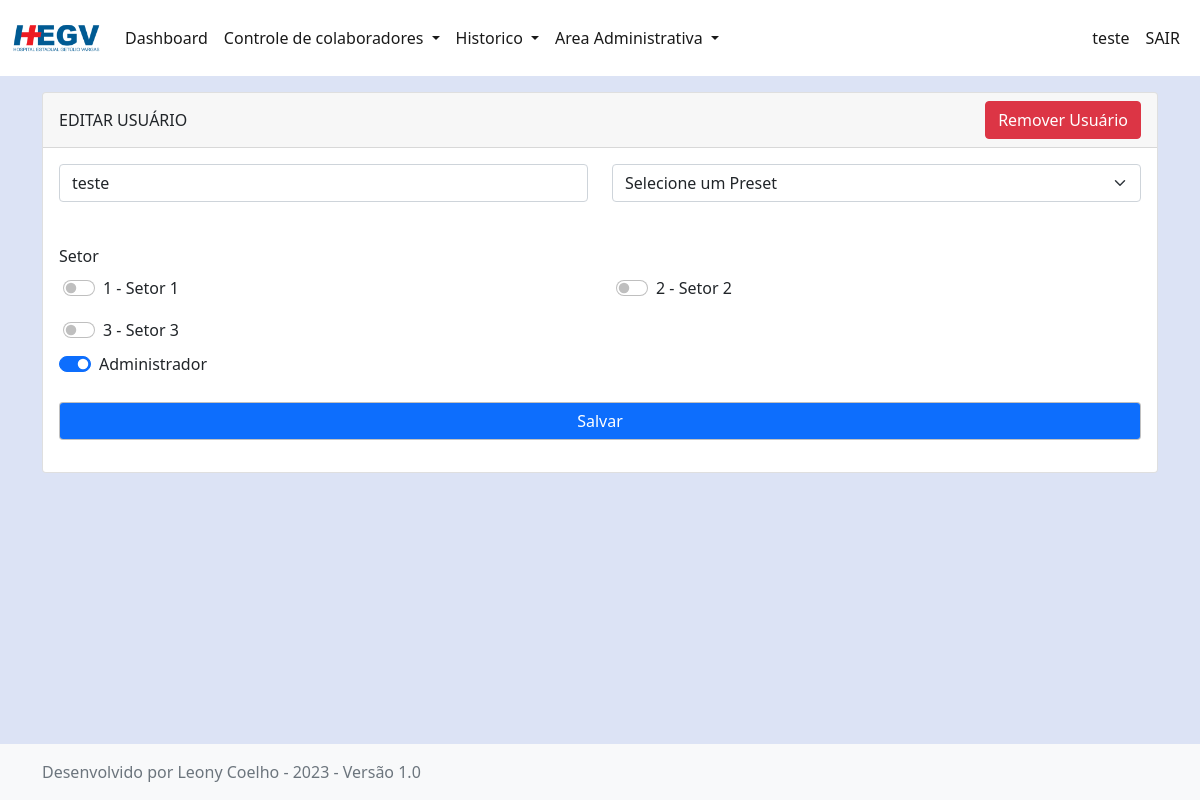
The app's page /users/edit_user/1/ (signed in) with its own data.
### app_efetivos/models.py (models this page shows, shortened)
class Global_Settings(models.Model):
    establishment_title = models.CharField(max_length=50, default='Estabelecimento')
    sector_title = models.CharField(max_length=50, default='Setor')
    subSector_title = models.CharField(max_length=50, default='Subsetor')
    shift_title = models.CharField(max_length=50, default='Turno')
    position_title = models.CharField(max_length=50, default='Cargo')
    status_title = models.CharField(max_length=50, default='Status')
    theme = models.ManyToManyField(Theme)
    logo_image =  models.ImageField(upload_to='logos/uploaded_logo', default='logos/logo.png')
    bg_image =  models.ImageField(upload_to='bgs/uploaded_bgs', default='bgs/bg.png')
    institution_name = models.CharField(max_length=60, default='Sua Empresa')

class CustomUser(models.Model):
    user = models.OneToOneField(User, null=True, on_delete=models.CASCADE)
    name = models.CharField(max_length=100, null=True)
    sector = models.ManyToManyField(Sector)
    preset = models.ManyToManyField(Dashboard_Presets)

class Sector(models.Model):
    sector_name = models.CharField(max_length=50)

### app_efetivos/views.py (the view, shortened to what this page needs)
# urls.py: path('users/edit_user/<int:id>/',views.edit_user, name='edit_user'),
@staff_member_required(login_url='/login/')
def edit_user(request, id):
    globalsettings = Global_Settings.objects.all().latest('id')
    sectors_list = Sector.objects.all()
    preset_list = Dashboard_Presets.objects.all()
    custom_user = get_object_or_404(CustomUser, id=id)
    context = {
        'globalsettings': globalsettings,
        'sectors_list': sectors_list,
        'custom_user': custom_user,
        'preset_list':preset_list,
    }
    return render(request, 'edit_user.html', context)

### app_efetivos/templates/edit_user.html (shortened to what this page needs)
{% extends 'base.html' %}
{% block conteudo %}
{% load static %}
<div class="container">
    <div class="card custom-card">
        <div class="card-header d-flex justify-content-between align-items-center">
            Editar Usuário
            <button type="button" class="btn btn-danger" data-bs-toggle="modal" data-bs-target="#deleteUserModal">
                Remover Usuário
            </button>
        </div>
        <div class="card-body">
            <form class="from-group" action="{% url 'edit_user' custom_user.id %}" method="POST">
                <div class="customForm">
                    <div class="row">
                        <div class="col-6">
                            <input class="form-control " type="text" placeholder="Nome" name="name" value="{{ custom_user.user.username }}">
                        </div>
                        <div class="col-6">
                            <select class="form-select" name="preset" id="preset" required>
                                <option selected disabled hidden value="">Selecione um Preset</option>
                            </select>
                        </div>
                        <div class="form-check form-switch d-flex justify-content-between align-items-center">
                        </div>
                    </div>
                    <div class="row">
                        <div class="col-12">
                            <label>{{ globalsettings.sector_title }}</label>
                            <ul class="list-group" id="preset-list">
                                <div class="row">
                                    {% for sector in sectors_list %}
                                    <li class="list-group-item col-6" style="border: 0px; background-color: transparent;">
                                        <div class="form-check form-switch d-flex justify-content-between align-items-center">
                                            <div>
                                                <input class="form-check-input" type="checkbox" name="selected_items_sector" value="{{ sector.id }}"
                                                    {% if sector in custom_user.sector.all %} checked {% endif %}>
                                                <label class="form-check-label">
                                                    {{ sector.id }} - {{ sector.sector_name }}
                                                </label>
                                            </div>
                                        </div>
                                    </li>
                                    {% endfor %}
                                </div>
                            </ul>
                        </div>
                    </div>
                    <div class="row">
                        <div class="col-12">
                            <div class="form-check form-switch">
                                <input class="form-check-input" type="checkbox" name="is_staff" {% if custom_user.user.is_staff %}checked{% endif %} value="1">
                                <label class="form-check-label">Administrador</label>
                            </div>
                        </div>
                    </div>
                    </div>
                    <br>
                    <input class="form-control btn btn-primary" type="submit" value="Salvar">
                </div>
        </div>
    </div>
{% endblock %}

### app_efetivos/templates/base.html (shortened to what this page needs)
{% load static %}
<!doctype html>
<html lang="en" class="h-100">
  <head>
    <link href="https://cdn.jsdelivr.net/npm/bootstrap@5.1.3/dist/css/bootstrap.min.css" rel="stylesheet">
    <link rel="stylesheet" type="text/css" href="{% static  globalsettings.theme.first.theme_url  %}"  />
    </head>
    <body style="background-image: url('{{ globalsettings.bg_image.url }}'); background-size: cover; background-repeat: no-repeat;background-attachment: fixed;" class="d-flex flex-column h-100">
        <nav class="navbar navbar-expand-lg customNavbar">
            <div class="container-fluid">
              <a class="navbar-brand" href="{% url 'dashboard' %}">
                <img src="{{ globalsettings.logo_image.url }}" alt="Logo" height="50px">
              </a>
              <div class="collapse navbar-collapse" id="navbarSupportedContent">
                <ul class="navbar-nav me-auto mb-2 mb-lg-0">
                  <li class="nav-item">
                    <a class="nav-link" aria-current="page" href="{% url 'dashboard' %}">Dashboard</a>
                  </li>
                  <li class="nav-item dropdown">
                    <a class="nav-link dropdown-toggle" href="#" id="workerDropdown" role="button" data-bs-toggle="dropdown" aria-expanded="false">
                      Controle de colaboradores
                    </a>
                  </li>
                  <li class="nav-item dropdown">
                    <a class="nav-link dropdown-toggle" href="#" id="workerDropdown" role="button" data-bs-toggle="dropdown" aria-expanded="false">
                      Historico
                    </a>
                  </li>
                  {% if request.user.is_staff %}
                  <li class="nav-item dropdown">
                    <a class="nav-link dropdown-toggle" href="#" id="admDropdown" role="button" data-bs-toggle="dropdown" aria-expanded="false">
                        Area Administrativa
                    </a>
                  </li>
                  {% endif %}
                </ul>
                <div class="d-flex">
                  <ul class="navbar-nav me-auto mb-2 mb-lg-0">
                    <li class="nav-item">
                        <a class="nav-link" href="#">{{user.customuser.name}}</a>
                      </li>
                      <li class="nav-item">
                        <a class="nav-link" href="{% url 'logout_view' %}">SAIR</a>
                      </li>
                    </ul>
                </div>
              </div>
            </div>
          </nav>
        {% block conteudo %}
        {% endblock %}
    </body>
    <footer class="footer mt-auto py-3 bg-light base-footer">
      <div class="container">
        <span class="text-muted">Desenvolvido por Leony Coelho - 2023 - Versão 1.0</span>
      </div>
    </footer>
</html>

### app_efetivos/static/default.css (style rules this page uses)
body { background-color: rgb(220, 227, 245); }
.customNavbar { margin-bottom: 1rem; color: rgba(0, 0, 0, 0.9); background-color: #fff !important; }
.nav-link { color: rgba(0, 0, 0, 0.9); }
.custom-card { margin-bottom: 1.5rem; }
.card-header { text-transform: uppercase; }
.list-group { border-radius: 0px; }
.form-control { margin-bottom: 1rem; }
.form-select { margin-bottom: 1rem; }
.btn-primary { border-color: rgba(0, 0, 0, 0.247); }

### records on screen
Global_Settings: logo_image (placeholder picture), sector_title "Setor"
CustomUser: name "teste", user_id "☑"
Sector: id "1", sector_name "Setor 1"
Sector: id "2", sector_name "Setor 2"
Sector: id "3", sector_name "Setor 3"

### other values on screen
{{ user.customuser.name }} "teste"
